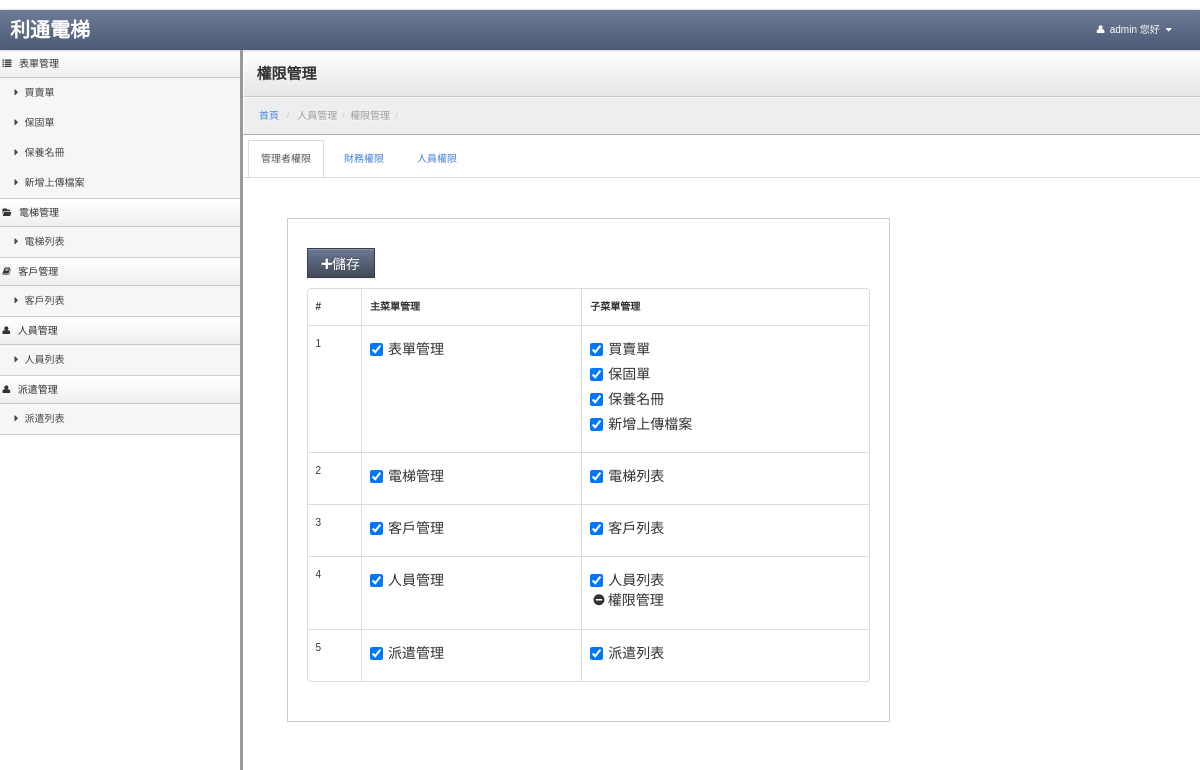
The page /index.php/personal/personal_power_list (signed in) on the database its author committed.
### tables this page shows
CREATE TABLE `usermenu` (
  `menuid` int(5) NOT NULL AUTO_INCREMENT COMMENT '菜單ID',
  `parentid` int(5) NOT NULL DEFAULT '0' COMMENT '上層菜單',
  `title` varchar(30) NOT NULL COMMENT '標題',
  `controller` varchar(40) NOT NULL COMMENT '控制器',
  `actioner` varchar(40) NOT NULL COMMENT '動作',
  `icon` varchar(100) DEFAULT NULL,
  `ismenu` tinyint(1) NOT NULL DEFAULT '0' COMMENT '是否顯示',
  `sort` tinyint(4) NOT NULL DEFAULT '0' COMMENT '排序',
  `isdisabled` tinyint(1) NOT NULL DEFAULT '0' COMMENT '是否刪除',
  PRIMARY KEY (`menuid`)
);

### application/controllers/Personal.php (called while the page is built, shortened)
<?php
class Personal extends CI_Controller
{
	var $data = array();
	function __construct()
	{
        $this->load->model('public_tools');
        $this->load->model('m_personal_model');
		$this->load->library('datamodel');
		$this->load->library('Member');
        $this->load->library('pagination');
        $this->load->model('Usermenu_model');
        $usermenu_m = new Usermenu_model();
        if(isset($_SESSION['id'])) {
            $this->aUsermenulist = $usermenu_m->usermenulist($_SESSION['id']);
        }
	}
    public function personal_power_list()
    {
        $public_tools = new public_tools();
        $m_personal_model = new m_personal_model();
        $this->data['page_title'] = '權限管理';
        $this->data['breadcrumb_trail'] = $public_tools->breadcrumbTrail(array('人員管理','權限管理'));
        $iResult = $m_personal_model->getUsermenuData();
        $this->data['tabPane'] = array('admin_group','finance_group','employee_group');
        $this->data['list'] = $iResult['results'];
        $this->load->view('v_personal_power_list', $this->data);
    }
}

### index.php (called while the page is built, shortened)
<?php
require_once BASEPATH.'core/CodeIgniter.php';

### application/models/usermenu_model.php (called while the page is built, shortened)
<?php
class Usermenu_model extends CI_Model
{
	public function usermenulist($iUserid=0)
	{
        $sSql = "select menuidarray,permission from account where id ={$iUserid} and `status`=0";
        $query = $this->db->query($sSql);
        $useridmenu = $query->row_array();
        $power_group = 'employee_group';
        switch ($useridmenu['permission']){
            case 1:
                $power_group = 'admin_group';
                break;
        }
        $sSql = "select configvalue from config where configkey ='{$power_group}'";
        $query = $this->db->query($sSql);
        $configmenu = $query->row_array();
        $diffstr = $useridmenu['menuidarray'] .','.$configmenu['configvalue'];
        $diffarray = explode(',',$diffstr);
        $diffarray = array_unique($diffarray);
        asort($diffarray);
        $useridmenu['menuidarray'] = implode(',',$diffarray);
        $sSql = "select * from usermenu where menuid in ({$useridmenu['menuidarray']}) and ismenu=1 and isdisabled!=1 and parentid = 0";
        $query = $this->db->query($sSql);
        $results = array();
        foreach ($query->result_array() as $vNavheader){
            $results[$vNavheader['menuid']] = $vNavheader;
            $sSql = "select * from usermenu where menuid in ({$useridmenu['menuidarray']}) and parentid = '{$vNavheader['menuid']}' and ismenu=1 and isdisabled!=1";
            $query_navlist = $this->db->query($sSql);
            foreach ($query_navlist->result_array() as $vNavlist){
                $results[$vNavheader['menuid']]['subtype'][]=$vNavlist;
            }
        }
        return $results;
	}
}

### application/models/m_personal_model.php (called while the page is built, shortened)
<?php
class m_personal_model extends CI_Model
{
    public function getUsermenuData()
    {
        $sSql = "SELECT * FROM `config` where configkey in ('admin_group','finance_group','employee_group')";
        $query = $this->db->query($sSql);
        $menu_group=$query->result_array();
        foreach($menu_group as $k=>$v){
            $menu_group[$k]['configvalue'] = explode(',',$v['configvalue']);
        }
        $sSql = "SELECT * FROM `usermenu` where isdisabled !=1 and parentid = 0";
        $query = $this->db->query($sSql);
        $parentarray = $query->result_array();
        foreach ($parentarray as $k=>$v){
            $parentarray[$k]['admin_group'] = in_array($v['menuid'],$menu_group[0]['configvalue'])&&$menu_group[0]['configkey']=='admin_group'?1:0;
            $parentarray[$k]['finance_group'] = in_array($v['menuid'],$menu_group[1]['configvalue'])&&$menu_group[1]['configkey']=='finance_group'?1:0;
            $parentarray[$k]['employee_group'] = in_array($v['menuid'],$menu_group[2]['configvalue'])&&$menu_group[2]['configkey']=='employee_group'?1:0;
            $sSql = "SELECT * FROM `usermenu` where isdisabled !=1 and parentid = {$v['menuid']}";
            $query = $this->db->query($sSql);
            $parentarray[$k]['sub'] = $query->result_array();
            foreach ($parentarray[$k]['sub'] as $k1=>$v1){
                $parentarray[$k]['sub'][$k1]['admin_group'] = in_array($v1['menuid'],$menu_group[0]['configvalue'])&&$menu_group[0]['configkey']=='admin_group'?1:0;
                $parentarray[$k]['sub'][$k1]['finance_group'] = in_array($v1['menuid'],$menu_group[1]['configvalue'])&&$menu_group[1]['configkey']=='finance_group'?1:0;
                $parentarray[$k]['sub'][$k1]['employee_group'] = in_array($v1['menuid'],$menu_group[2]['configvalue'])&&$menu_group[2]['configkey']=='employee_group'?1:0;
            }
        }
        $data['results'] = $parentarray;
        return $data;
    }
}

### application/views/v_personal_power_list.php (the view, shortened to what this page needs)
<!DOCTYPE html>
<html lang="en">
<?php
include "head.php";
?>
<body>
<?php
include "navbar.php";
include "sidebar-nav.php";
?>
<link rel="stylesheet" href="<?= base_url("js/jquery/jquery-ui.min.css"); ?>">
<link rel="stylesheet" href="jqueryui/style.css">
<div class="content">
    <div class="header">
        <h1 class="page-title"><?=$this->data['page_title']?></h1>
    </div>
    <ul class="breadcrumb">
        <li><a href="<?=base_url("/mainpage/index")?>">首頁</a> <span class="divider">/</span></li>
        <?=$this->data['breadcrumb_trail']?>
    </ul>
    <ul class="nav nav-tabs">
        <li class="active"><a href="#view_admin_group" data-toggle="tab">管理者權限</a></li>
        <li><a href="#view_finance_group" data-toggle="tab">財務權限</a></li>
        <li><a href="#view_employee_group" data-toggle="tab">人員權限</a></li>
    </ul>
    <div class="container-fluid">
        <div class="row-fluid">
            <div id="myTabContent" class="tab-content">
                <?php foreach($this->data['tabPane'] as $vTabPane): ?>
                <div class="tab-pane <?=$vTabPane=='admin_group'?'active':'' ?> in" id="<?='view_'.$vTabPane ?>">
                    <form id="tab" name="fomr1" action="<?=site_url("/personal/personal_power_list")?>" method="post">
                        <div class="span8">
                            <div class="well">
                                <div class="btn-toolbar">
                                    <button class="btn btn-primary" type="submit"><i class="icon-plus"></i>儲存</button>
                                </div>
                                <table class="table table-bordered">
                                    <thead>
                                    <tr>
                                        <th>#</th>
                                        <th>主菜單管理</th>
                                        <th>子菜單管理</th>
                                    </tr>
                                    </thead>
                                    <tbody>
                                    <?php foreach ($this->data['list'] as $k => $v): ?>
                                        <tr>
                                            <td><?= $v['menuid'] ?></td>
                                            <td>
                                                <label class="checkbox inline">
                                                    <input type="checkbox" id="inlineCheckbox" name="sport[]"
                                                           value="<?= $v['menuid'] ?>" <?= $v[$vTabPane] == 1 ? 'checked' : '' ?> > <?= $v['title'] ?>
                                                </label>
                                            </td>
                                            <td>
                                                <ul class="unstyled">
                                                    <?php foreach ($v['sub'] as $k1 => $v1): ?>
                                                        <li>
                                                            <?php if($v1['actioner']=='personal_power_list'):?>
                                                            <label>
                                                                <i class="icon-minus-sign"></i><?= $v1['title'] ?>
                                                            </label>
                                                            <?php else:?>
                                                            <label class="checkbox inline">
                                                                <input type="checkbox" id="inlineCheckbox"
                                                                       name="sport[]"
                                                                       value="<?= $v1['menuid'] ?>" <?= $v1[$vTabPane] == 1 ? 'checked' : '' ?> > <?= $v1['title'] ?>
                                                            </label>
                                                            <?php endif;?>
                                                        </li>
                                                    <?php endforeach; ?>
                                                </ul>
                                            </td>
                                        </tr>
                                    <?php endforeach; ?>
                                    </tbody>
                                </table>
                            </div>
                        </div>
                    </form>
                </div>
                <?php endforeach;?>
            </div>
        </div>
    </div>
</div>
</body>
</html>

### application/views/sidebar-nav.php
<div class="sidebar-nav">
       <?php
           foreach($this->aUsermenulist as $v){
               echo '<a href="#'.$v['controller'].'-menu" class="nav-header" data-toggle="collapse"><i class="'.$v['icon'].'"></i>'.$v['title'].'</i></a>';
               if(!empty($v['subtype'])){
                   echo '<ul id="'.$v['controller'].'-menu" class="nav nav-list collapse in">';
                   foreach($v['subtype'] as $vSub){
                       echo '<li ><a href="'.base_url("/{$vSub['controller']}/{$vSub['actioner']}").'"><i class="'.$vSub['icon'].'"></i>'.$vSub['title'].'</a></li>';
                   }
                   echo '</ul>';
               }
           }
       ?>
   </div>

### stylesheets/theme.css (style rules this page uses)
body { background: #eee; background-image: url(http://subtlepatterns.com/patterns/furley_bg.png); background-position: initial initial; background-repeat: initial initial; background-position: initial initial; background-repeat: initial initial; margin: 0px; padding: 0px; }
h1 { margin-top: 0px; color: #eee; }
.content { min-width: 400px; position: relative; min-height: 800px; background: #fff; margin-left: 240px; border-left: 1px solid #cccccc; border-left: 3px solid #999999; }
.header { background: #ffffff; background: #ffffff; background: -webkit-gradient(linear, left bottom, left top, color-stop(0, #e6e6e6), color-stop(1, #ffffff)); background: -ms-linear-gradient(bottom, #e6e6e6, #ffffff); background: -moz-linear-gradient(center bottom, #e6e6e6 0%, #ffffff 100%); background: -o-linear-gradient(bottom, #e6e6e6, #ffffff); filter: progid:dximagetransform.microsoft.gradient(startColorStr='#4d5b76', EndColorStr='#6c7a95'); -ms-filter: "progid:DXImageTransform.Microsoft.gradient(startColorStr='#ffffff',EndColorStr='#e6e6e6')"; border-bottom: 1px solid #cccccc; border-top: 1px solid #ffffff; border-left: 1px solid #ffffff; padding: 0em 1.25em; }
.header h1 { margin: 1em 0em; padding: 0em; line-height: 1em; font-size: 1.5em; color: #eee; color: #333; }
.breadcrumb { -webkit-box-shadow: none; -moz-box-shadow: none; box-shadow: none; -webkit-border-radius: 0px; -moz-border-radius: 0px; border-radius: 0px; -moz-background-clip: padding; -webkit-background-clip: padding-box; background-clip: padding-box; background: #eee; border-bottom: 1px solid #aaa; border-top: 1px solid #fafafa; border-left: 1px solid #fff; margin-bottom: .5em; }
.sidebar-nav { width: 240px; position: absolute; float: left; border-top: none; border-left: none; margin: 0em; }
.sidebar-nav .nav-header { border-top: 1px solid #ffffff; border-bottom: 1px solid #c8c8cb; border-left: none; color: #333; display: block; background: #efeff0; background: -webkit-gradient(linear, left bottom, left top, color-stop(0, #efeff0), color-stop(1, #ffffff)); background: -ms-linear-gradient(bottom, #efeff0, #ffffff); background: -moz-linear-gradient(center bottom, #efeff0 0%, #ffffff 100%); background: -o-linear-gradient(bottom, #efeff0, #ffffff); filter: progid:dximagetransform.microsoft.gradient(startColorStr='#4d5b76', EndColorStr='#6c7a95'); -ms-filter: "progid:DXImageTransform.Microsoft.gradient(startColorStr='#ffffff',EndColorStr='#efeff0')"; font-weight: normal; font-size: 1em; line-height: 2.5em; padding: 0em .25em; margin-bottom: 0px; text-shadow: none; text-transform: none; }
.sidebar-nav .nav-header i[class^="icon-"] { margin-right: .75em; }
.sidebar-nav .nav-list { margin: 0px; border: 0px; background: #f6f6f6; }
.sidebar-nav .nav-list > li > a { color: #444; padding: .5em 1em; }
.sidebar-nav .nav-list.collapse.in { border-bottom: 1px solid #ccc; }
.btn { -webkit-border-radius: 0px; -moz-border-radius: 0px; border-radius: 0px; }
.btn-primary { background-color: #414959; background-image: -webkit-gradient(linear, 0 0, 0 100%, from(#6c7994), to(#414959)); background-image: -webkit-linear-gradient(top, #6c7994, #414959); background-image: -o-linear-gradient(top, #6c7994, #414959); background-image: linear-gradient(to bottom, #6c7994, #414959); background-image: -moz-linear-gradient(top, #6c7994, #414959); filter: progid:dximagetransform.microsoft.gradient(startColorStr='#6c7994', EndColorStr='#414959'); -ms-filter: "progid:DXImageTransform.Microsoft.gradient(startColorStr='#6c7994',EndColorStr='#414959')"; border: 1px solid #363d4a; }
.well { background-color: #fff; border: 1px solid #ccc; -webkit-box-shadow: 1px 1px 0px #ffffff; -moz-box-shadow: 1px 1px 0px #ffffff; box-shadow: 1px 1px 0px #ffffff; -webkit-border-radius: 0px; -moz-border-radius: 0px; border-radius: 0px; -moz-background-clip: padding; -webkit-background-clip: padding-box; background-clip: padding-box; }
.nav-tabs > li { margin-left: .5em; }
.nav-tabs > li > a { -webkit-border-top-right-radius: 0px; -webkit-border-bottom-right-radius: 0; -webkit-border-bottom-left-radius: 0; -webkit-border-top-left-radius: 0; -moz-border-radius-topright: 0px; -moz-border-radius-bottomright: 0; -moz-border-radius-bottomleft: 0; -moz-border-radius-topleft: 0; border-top-right-radius: 0px; border-bottom-right-radius: 0; border-bottom-left-radius: 0; border-top-left-radius: 0; -moz-background-clip: padding; -webkit-background-clip: padding-box; background-clip: padding-box; }

### rows shown on the page
usermenu: title "表單管理", menuid "1"
usermenu: title "買賣單"
usermenu: title "保固單"
usermenu: title "保養名冊"
usermenu: title "新增上傳檔案"
usermenu: title "電梯管理", menuid "2", ismenu "☑"
usermenu: title "電梯列表"
usermenu: title "客戶管理", menuid "3", ismenu "☑"
usermenu: title "客戶列表"
usermenu: title "人員管理", menuid "4", ismenu "☑"
usermenu: title "人員列表"
usermenu: title "派遣管理", menuid "5", ismenu "☑"
usermenu: title "派遣列表"
usermenu: title "權限管理"

### other values the page prints
$_SESSION["account"] "admin"
$this->data['page_title'] "權限管理"
$v "人員管理"
$v "權限管理"
